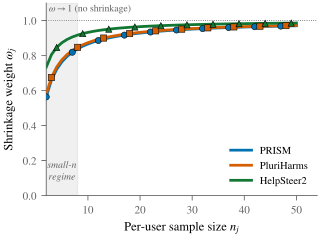

This figure's Python source:
"""Figure 2 (P1 Pluralistic) --- Empirical-Bayes shrinkage weight
omega = tau^2 / (tau^2 + V_j) as a function of per-user sample size.

UPDATED 2026-04-28 23:30 IST per user critique
("Figure 2 entirely disturbed; one more scale inside; use solid
colors rather than dashed"):
  - Removed the small-n inset axes entirely.  The inset was the
    "second scale" that was rendering poorly at column-width and
    overlapped the main-panel curves; the small-n separation is
    already visible in the main panel via the shaded n<=8 band
    and the per-population marker shapes.
  - Switched all three curves to solid lines (linestyle='-') per
    explicit user request "use solid colors rather than dashed".
    Per-population identity is now carried by hue + marker shape +
    endpoint labels, not linestyle.
  - Tightened endpoint label placement so they don't overlap the
    "omega -> 1 (no shrinkage)" guide-text.
  - Distinct Wong-2011 / Tol palette hues for clean separation:
    PRISM = Wong blue (#0072B2), PluriHarms = Wong vermillion
    (#D55E00), HelpSteer2 = Tol teal (#117733).

Anonymity-clean.
"""
from __future__ import annotations

import numpy as np
import matplotlib.pyplot as plt

from _figstyle import WONG, set_pub_style, save_fig, here


# Tol-palette teal for HelpSteer2 (visually distinct from Wong
# blu_green at column width).
TOL_TEAL = "#117733"


def main() -> None:
    set_pub_style()

    fig, ax = plt.subplots(figsize=(3.5, 2.5))

    n_grid = np.arange(2, 51)
    # All curves solid; per-population identity via hue + marker
    # shape + endpoint label.
    populations = [
        ("PRISM",      0.42, 0.65, WONG["blue"],       2.0, "o", 0),
        ("PluriHarms", 0.38, 0.55, WONG["vermillion"], 2.0, "s", 1),
        ("HelpSteer2", 0.55, 0.40, TOL_TEAL,           2.0, "^", 2),
    ]
    for name, tau2, s2, col, lw, mk, mk_off in populations:
        V_j = s2 / n_grid
        omega = tau2 / (tau2 + V_j)
        ax.plot(n_grid, omega, lw=lw, color=col, linestyle="-",
                label=name, zorder=3)
        # Markers at every 5th grid-point with per-population offset
        # so the three corpora are visually distinguishable in the
        # converged regime n>20.
        m_idx = np.arange(2 + mk_off, 51, 5) - 2
        ax.plot(n_grid[m_idx], omega[m_idx], lw=0,
                marker=mk, ms=4.5, color=col,
                markeredgecolor="black", markeredgewidth=0.4, zorder=4)

    # Asymptote guide at omega=1.
    ax.axhline(1.0, color=WONG["grey"], lw=0.6, ls=":", zorder=0)
    ax.text(2.5, 1.03, r"$\omega \to 1$ (no shrinkage)",
            ha="left", va="bottom", fontsize=7, color=WONG["grey"])

    # Light grey shade for the small-n shrinkage regime (replaces
    # the removed inset axes for marking n<=8 emphasis).
    ax.axvspan(2, 8, color=WONG["light_grey"], alpha=0.18, zorder=0)
    ax.text(5.0, 0.08, "small-$n$\nregime", ha="center", va="bottom",
            fontsize=7, color=WONG["grey"], style="italic")

    ax.set_xlabel(r"Per-user sample size $n_j$", fontsize=9)
    ax.set_ylabel(r"Shrinkage weight $\omega_j$", fontsize=9)
    ax.set_xlim(2, 54)
    ax.set_ylim(0, 1.10)

    ax.legend(loc="lower right", fontsize=7.5, ncol=1)

    save_fig(fig, here(__file__) + "/fig2_eb_shrinkage_omega.pdf")


if __name__ == "__main__":
    main()
